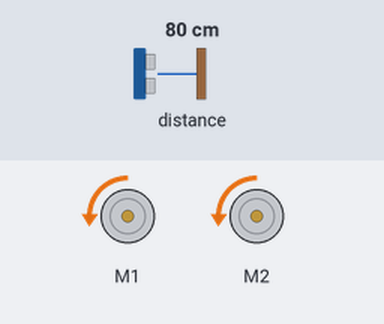
Bench run of a program on a simulated BBC micro:bit (MakeCode). Parts: 2 × DC motor (green arrow = forward, orange = backward, longer = faster). The inputs (shaded band) are chosen by the test bench; at power-on: distance to the obstacle 80 cm.

Above: at 1.2 s.
1.3 s: distance to the obstacle set to 12 cm
At 3.9 s:
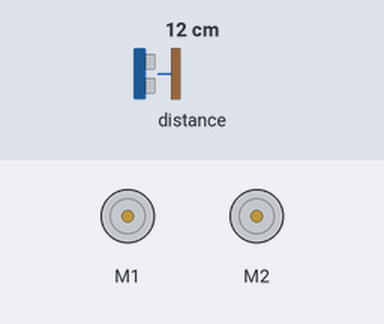
8.5 s: distance to the obstacle set to 9 cm
At 9.2 s:
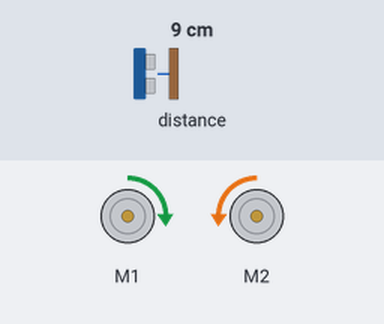
At 12.0 s:
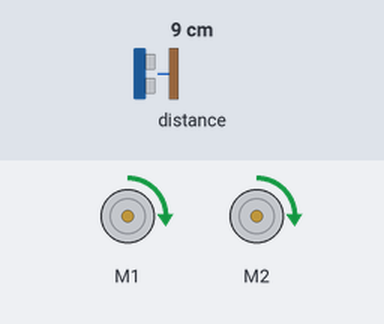
Timing chart, 0 to 13.5 s (numbered marks = the images above; inputs shaded):
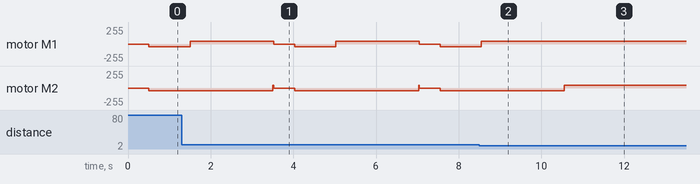

Measured:
- the behaviour switches between 11 and 10 cm on distance to the obstacle (found by bisection; images 1 and 2)
- after the input at 8.5 s, motor M1: goes on until 8.6 s, then stays forward 40/255; motor M2: goes on until 10.6 s, then stays forward 40/255
- by itself, motor M2: alternates backward 40/255 for 3.0 s and stopped for 0.52 s

The program:

main.ts
```typescript
let Velocidad = 40
basic.forever(function () {
    if (maqueen.Ultrasonic(PingUnit.Centimeters) > 10) {
        maqueen.motorStop(maqueen.Motors.All)
        basic.pause(500)
        maqueen.motorRun(maqueen.Motors.All, maqueen.Dir.CCW, Velocidad)
        basic.pause(1000)
        maqueen.motorRun(maqueen.Motors.M1, maqueen.Dir.CW, Velocidad)
        basic.pause(2000)
        maqueen.motorRun(maqueen.Motors.All, maqueen.Dir.CW, Velocidad)
    } else {
        maqueen.motorRun(maqueen.Motors.All, maqueen.Dir.CW, Velocidad)
    }
})
```

test.ts
```typescript
// aquí va el archivo "tests"; esto no se compilará cuando este paquete se utilice como una extensión.
```
